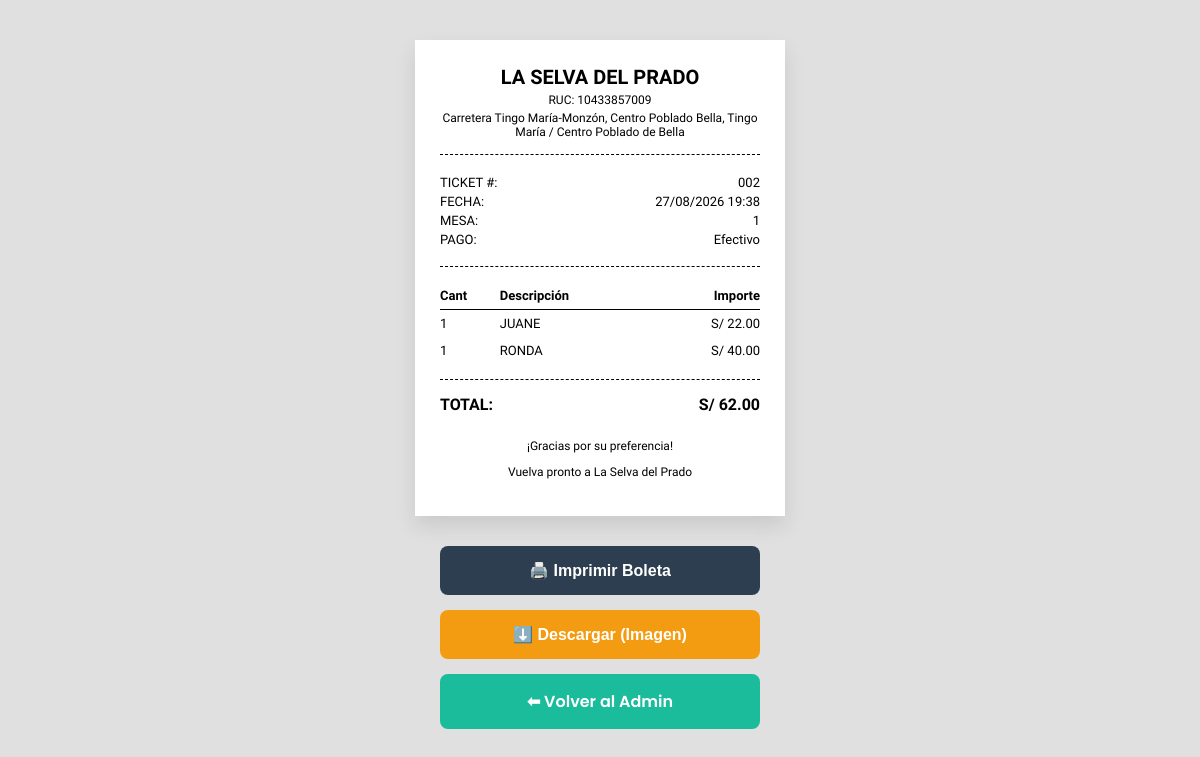
/admin/boleta/2 (signed in), run on the app's committed database.
### app.py (models this page shows)
class Pedido(db.Model):
    id = db.Column(db.Integer, primary_key=True)
    mesa_id = db.Column(db.Integer, db.ForeignKey('mesa.id'), nullable=False)
    estado = db.Column(db.String(50), default='Pendiente')
    total = db.Column(db.Float, default=0.0)
    fecha_hora = db.Column(db.DateTime, default=datetime.utcnow)
    metodo_pago = db.Column(db.String(50), nullable=True)
    detalles = db.relationship('DetallePedido', backref='pedido', lazy=True)

class Mesa(db.Model):
    id = db.Column(db.Integer, primary_key=True)
    numero = db.Column(db.Integer, unique=True, nullable=False)
    password_hash = db.Column(db.String(255), nullable=False)
    pedidos = db.relationship('Pedido', backref='mesa_asignada', lazy=True)

class DetallePedido(db.Model):
    id = db.Column(db.Integer, primary_key=True)
    pedido_id = db.Column(db.Integer, db.ForeignKey('pedido.id'), nullable=False)
    plato_id = db.Column(db.Integer, db.ForeignKey('plato.id'), nullable=False)
    cantidad = db.Column(db.Integer, nullable=False)
    precio_unitario = db.Column(db.Float, nullable=False)
    plato = db.relationship('Plato')

class Plato(db.Model):
    id = db.Column(db.Integer, primary_key=True)
    nombre = db.Column(db.String(100), nullable=False)
    descripcion = db.Column(db.Text, nullable=True)
    precio = db.Column(db.Float, nullable=False)
    categoria = db.Column(db.String(50), nullable=False)
    imagen = db.Column(db.String(300), default='https://images.unsplash.com/photo-1546069901-ba9599a7e63c?auto=format&fit=crop&w=300&q=80')
    disponible = db.Column(db.Boolean, default=True)

### app.py (the view)
@app.route('/admin/boleta/<int:pedido_id>')
def ver_boleta(pedido_id):
    if not session.get('admin_logged_in'):
        return redirect(url_for('admin_login'))
    pedido = Pedido.query.get_or_404(pedido_id)
    return render_template('boleta.html', pedido=pedido)

### templates/boleta.html (shortened to what this page needs)
<!DOCTYPE html>
<html lang="es">
<head>
</head>
<body>
    <div class="ticket" id="boleta-ticket">
        <div class="header">
            <h2>La Selva del Prado</h2>
            <p>RUC: 10433857009</p>
            <p>Carretera Tingo María-Monzón, Centro Poblado Bella, Tingo María / Centro Poblado de Bella</p>
        </div>
        <div class="info">
            <p><span>TICKET #:</span> <span>00{{ pedido.id }}</span></p>
            <p><span>FECHA:</span> <span>{{ pedido.fecha_hora.strftime('%d/%m/%Y %H:%M') }}</span></p>
            <p><span>MESA:</span> <span>{{ pedido.mesa_asignada.numero }}</span></p>
            <p><span>PAGO:</span> <span>{{ pedido.metodo_pago }}</span></p>
        </div>
        <table class="items">
            <thead>
                <tr>
                    <th>Cant</th>
                    <th>Descripción</th>
                    <th class="price">Importe</th>
                </tr>
            </thead>
            <tbody>
                {% for detalle in pedido.detalles %}
                <tr>
                    <td>{{ detalle.cantidad }}</td>
                    <td>{{ detalle.plato.nombre }}</td>
                    <td class="price">S/ {{ "%.2f"|format(detalle.precio_unitario * detalle.cantidad) }}</td>
                </tr>
                {% endfor %}
            </tbody>
        </table>
        <div class="totals">
            <div class="row">
                <span>TOTAL:</span>
                <span>S/ {{ "%.2f"|format(pedido.total) }}</span>
            </div>
        </div>
        <div class="footer">
            <p>¡Gracias por su preferencia!</p>
            <p>Vuelva pronto a La Selva del Prado</p>
        </div>
    </div>
    <div class="actions">
        <button class="btn btn-print" onclick="window.print()">🖨️ Imprimir Boleta</button>
        <button class="btn btn-download" onclick="descargarBoleta()">⬇️ Descargar (Imagen)</button>
        <a href="/admin" class="btn btn-back">⬅ Volver al Admin</a>
    </div>
</body>
</html>

### templates/boleta.html (style rules this page uses)
body { font-family: 'Courier Prime', monospace; background-color: #e0e0e0; display: flex; flex-direction: column; align-items: center; margin-top: 40px; padding-bottom: 40px; }
.ticket { background-color: white; width: 320px; padding: 25px; box-shadow: 0 10px 20px rgba(0,0,0,0.1); color: #000; }
.header { text-align: center; margin-bottom: 20px; border-bottom: 1px dashed #000; padding-bottom: 15px; }
.header h2 { margin: 0; font-size: 20px; text-transform: uppercase; }
.header p { margin: 4px 0 0 0; font-size: 12px; }
.info { font-size: 13px; margin-bottom: 15px; border-bottom: 1px dashed #000; padding-bottom: 15px; }
.info p { margin: 4px 0; display: flex; justify-content: space-between; }
.items { width: 100%; font-size: 13px; border-collapse: collapse; margin-bottom: 15px; }
.items th, .items td { padding: 6px 0; }
.items th { border-bottom: 1px solid #000; text-align: left; }
.items .price { text-align: right; }
.totals { border-top: 1px dashed #000; padding-top: 15px; font-size: 16px; font-weight: bold; }
.totals .row { display: flex; justify-content: space-between; margin-bottom: 5px; }
.footer { text-align: center; margin-top: 25px; font-size: 12px; }
.actions { margin-top: 30px; display: flex; flex-direction: column; gap: 15px; font-family: 'Poppins', sans-serif; width: 320px; }
.btn { padding: 15px; border: none; cursor: pointer; font-weight: 600; border-radius: 8px; font-size: 1rem; text-decoration: none; color: white; text-align: center; display: flex; justify-content: center; align-items: center; gap: 10px; transition: 0.3s; box-sizing: border-box; width: 100%; }
.btn-print { background-color: #2c3e50; }
.btn-download { background-color: #f39c12; }
.btn-back { background-color: #1abc9c; }

### data on the page
Pedido: id "2", fecha_hora "27/08/2026 19:38", metodo_pago "Efectivo", total "62.00"
Mesa: mesa_asignada.numero "1"
DetallePedido: cantidad "1", plato.nombre "JUANE", detalle.precio_unitario*detalle.cantidad "22.00"
DetallePedido: cantidad "1", plato.nombre "RONDA", detalle.precio_unitario*detalle.cantidad "40.00"
